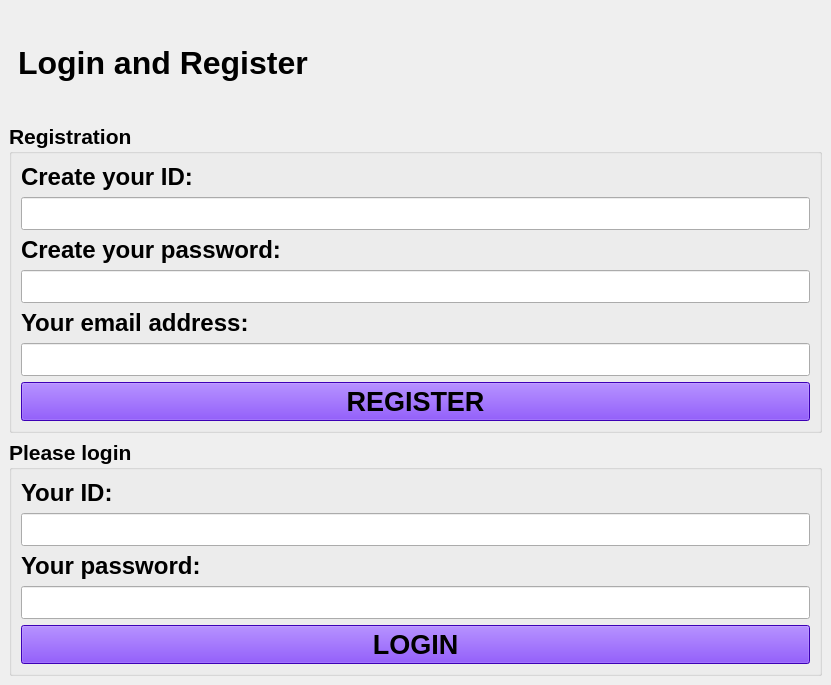
<?xml version="1.0" encoding="UTF-8"?>
<ui version="4.0">
 <class>MainWindow</class>
 <widget class="QMainWindow" name="MainWindow">
  <property name="geometry">
   <rect>
    <x>0</x>
    <y>0</y>
    <width>831</width>
    <height>685</height>
   </rect>
  </property>
  <property name="windowTitle">
   <string>Login and Registration</string>
  </property>
  <property name="windowIcon">
   <iconset resource="src.qrc">
    <normaloff>:/images/destktopQT.jpg</normaloff>:/images/destktopQT.jpg</iconset>
  </property>
  <property name="windowOpacity">
   <double>7.000000000000000</double>
  </property>
  <property name="styleSheet">
   <string notr="true">#centralwidget{
border-image:url(:/images/newQT.jpg);
}</string>
  </property>
  <widget class="QWidget" name="centralwidget">
   <property name="styleSheet">
    <string notr="true">#centralWidget{
border-image: url(:/images/newQT.jpg);
}</string>
   </property>
   <layout class="QGridLayout" name="gridLayout_2">
    <item row="0" column="0">
     <widget class="QWidget" name="topBlock" native="true">
      <property name="styleSheet">
       <string notr="true">#topBlock{
border-image:url(:/images/headerQT.jpg);

}</string>
      </property>
      <layout class="QVBoxLayout" name="verticalLayout_2">
       <item>
        <widget class="QLabel" name="label">
         <property name="font">
          <font>
           <pointsize>24</pointsize>
           <bold>true</bold>
          </font>
         </property>
         <property name="text">
          <string>Login and Register</string>
         </property>
        </widget>
       </item>
      </layout>
     </widget>
    </item>
    <item row="1" column="0">
     <widget class="QGroupBox" name="groupBox_2">
      <property name="font">
       <font>
        <pointsize>16</pointsize>
        <bold>true</bold>
       </font>
      </property>
      <property name="title">
       <string>Registration</string>
      </property>
      <layout class="QGridLayout" name="gridLayout">
       <item row="0" column="0">
        <widget class="QLabel" name="label_4">
         <property name="font">
          <font>
           <pointsize>18</pointsize>
           <bold>true</bold>
          </font>
         </property>
         <property name="text">
          <string>Create your ID:</string>
         </property>
        </widget>
       </item>
       <item row="1" column="0">
        <widget class="QLineEdit" name="createYourID"/>
       </item>
       <item row="2" column="0">
        <widget class="QLabel" name="label_5">
         <property name="font">
          <font>
           <pointsize>18</pointsize>
           <bold>true</bold>
          </font>
         </property>
         <property name="text">
          <string>Create your password:</string>
         </property>
        </widget>
       </item>
       <item row="3" column="0">
        <widget class="QLineEdit" name="createYourPassword"/>
       </item>
       <item row="4" column="0">
        <widget class="QLabel" name="label_6">
         <property name="font">
          <font>
           <pointsize>18</pointsize>
           <bold>true</bold>
          </font>
         </property>
         <property name="text">
          <string>Your email address:</string>
         </property>
        </widget>
       </item>
       <item row="5" column="0">
        <widget class="QLineEdit" name="emailAddress"/>
       </item>
       <item row="6" column="0">
        <widget class="QPushButton" name="pushButton_2">
         <property name="font">
          <font>
           <pointsize>20</pointsize>
           <bold>true</bold>
          </font>
         </property>
         <property name="styleSheet">
          <string notr="true">QPushButton{
	background-color: rgb(85, 0, 255);

}

QPushButton:hover{
background-color: rgb(255, 0, 255);
	color: rgb(255, 255, 255);
}
QPushButton:pressed{
	background-color: rgb(100, 0, 255);
}</string>
         </property>
         <property name="text">
          <string>REGISTER</string>
         </property>
        </widget>
       </item>
      </layout>
     </widget>
    </item>
    <item row="2" column="0">
     <widget class="QGroupBox" name="groupBox">
      <property name="font">
       <font>
        <pointsize>16</pointsize>
        <bold>true</bold>
       </font>
      </property>
      <property name="title">
       <string>Please login</string>
      </property>
      <layout class="QVBoxLayout" name="verticalLayout">
       <item>
        <widget class="QLabel" name="label_2">
         <property name="font">
          <font>
           <pointsize>18</pointsize>
           <bold>true</bold>
          </font>
         </property>
         <property name="text">
          <string>Your ID:</string>
         </property>
        </widget>
       </item>
       <item>
        <widget class="QLineEdit" name="yourID"/>
       </item>
       <item>
        <widget class="QLabel" name="label_3">
         <property name="font">
          <font>
           <pointsize>18</pointsize>
           <bold>true</bold>
          </font>
         </property>
         <property name="text">
          <string>Your password:</string>
         </property>
        </widget>
       </item>
       <item>
        <widget class="QLineEdit" name="yourPassword"/>
       </item>
       <item>
        <widget class="QPushButton" name="pushButton">
         <property name="font">
          <font>
           <pointsize>20</pointsize>
           <bold>true</bold>
          </font>
         </property>
         <property name="styleSheet">
          <string notr="true">QPushButton{
	background-color: rgb(85, 0, 255);

}

QPushButton:hover{
background-color: rgb(255, 0, 255);
	color: rgb(255, 255, 255);
}
QPushButton:pressed{
	background-color: rgb(100, 0, 255);
}</string>
         </property>
         <property name="text">
          <string>LOGIN</string>
         </property>
        </widget>
       </item>
      </layout>
     </widget>
    </item>
   </layout>
  </widget>
 </widget>
 <resources>
  <include location="src.qrc"/>
 </resources>
 <connections/>
</ui>
